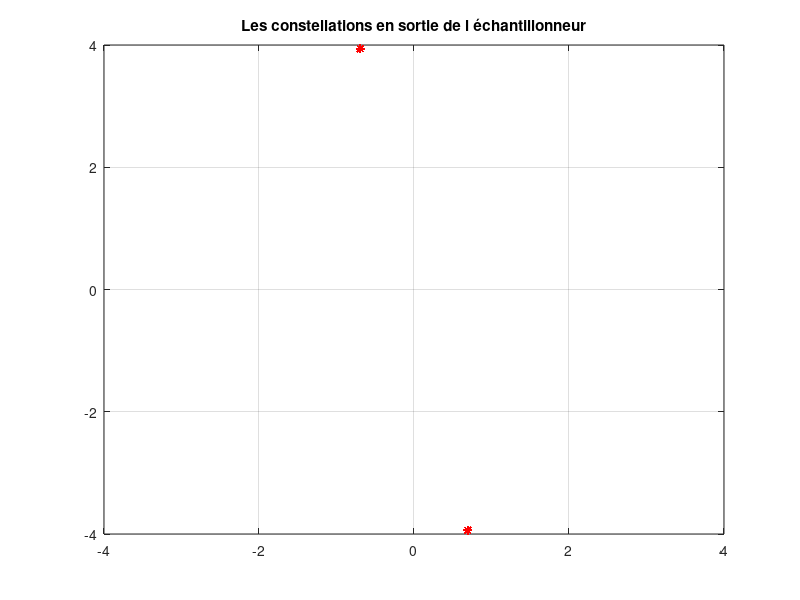

This chart was generated by the following MATLAB code: (Note: this script raises an error after producing the figure.)
%% Implantation de chaine passe-bas  ́equivalente `a la chaine de transmission sur porteuse
clear all 
close all

% Données 

% Fréquence d'echantillonnage
Fe = 24000; % Hz
Te = 1/Fe;



% nombre de symbole
M = 2; % ordre de modulation
nb_sym = log2(M);

% Débit binaire 
Rb = 6000; % bits/s

Tb = 1/Rb; 

% la durée symbole
Ts = nb_sym*Tb; 

% Facteur de suréchantillonage 
Ns = Ts/Te;



%% 

% Construction du signal modulé
% Signal a transmettre 
taille = 10000; %le nombre de bits qu'on ve transmettre
transmettre = randi(0:1,1,taille); %génére aléatoirement taille bits


% - Mapping : symboles binaires a moyenne nulle.
transmettre_1 = 2*transmettre; 
transmettre_1 = transmettre_1 -1; % les 1 deviennent des 1 et les 0 deviennent des -1 
mat = zeros(1,Ns); 
mat(1)= 1;  % [1 0 0 0 ...] 


% Codage par transition 
ak = transmettre_1;
ck = [ak(1)];
for i = 2:length(transmettre_1) 
    ck = [ck, ak(i)*ck(i-1)];
end

transmettre_peigne = kron(ck, mat ); % une forme de peigne 



% – Filtre de mise en forme rectangulaire de hauteur 1 et de duree  egale a la duree symbole.
porte = ones(1,Ns); % le filtre de mise en forme [ 1 1 1 ...] de taille Ns 
x = filter(porte,1,transmettre_peigne); %le peigne convolué avec le filtre de mise en forme 






%%  Ajout du Bruit 

%Signal a bruit par bit souhaité a l entrée du récepteur Eb/N0
dB = 9;
Eb_N0 = 10^(dB/10);

P_x = mean(abs(x).^2); % Puissance du Signal modulé en fréquence

P_b = (P_x*Ns)/(2*log2(M)*(Eb_N0)); % Puissance du bruit

sigma = sqrt(P_b);
bruit = sigma*randn(1,length(x));

signal_bruite = x + bruit;

x_recu = x;


% la phase porteuse 
phi = deg2rad(100); 
exp_phi = exp(1j*phi);

% erreur de phase 
x_phi = x_recu*exp_phi;


% filtre de reception 

x_choisi = x_phi;

x_chaine1_sortie = filter(porte,1,x_choisi);

% Echantillonnage aux instants optimaux
n0 = 4;
echantillon_chaine1 = x_chaine1_sortie(n0:Ns:end); 




% Les constellations en sortie du mapping et de l’échantillonneur
    figure(42);
    plot(real(echantillon_chaine1), imag(echantillon_chaine1), 'r*');
    axis([-4 4 -4 4]);
    grid on;
    title('Les constellations en sortie de l échantillonneur')
 

% Estimation de l'erreur de phase porteuse
zm = echantillon_chaine1;
phi_estime = 1/2*angle(sum(zm.^2));
phi_deg_estime = rad2deg(phi_estime);


   % Quand phi = 40 on trouve comme estimation : 40 
   % mais quand phi = 100 on trouve comme estimation -80° ( c'est +- pi donc
   % +/- 180° 
% Partie Reelle 
echantillon_chaine1 = echantillon_chaine1.*exp(-1i*phi_estime);

echantillon_chaine = real(echantillon_chaine1);

% Décodage 

ck_estime = echantillon_chaine;
ak_estime = [ck_estime(1)];

for i = 2: length(ck)
    ak_estime = [ak_estime ck_estime(i)*ck_estime(i-1)];
end 

%Signal en sortie, Decision
bits_sortie_chaine1 = ak_estime > 0; % Si c'est positif c'est un 1, si c'est négatif c'est un 0 

%Calcul taux d'erreur binaire
nb_bits_faux_chaine1 = sum(bits_sortie_chaine1 ~= transmettre );

taux_err_binaire_chaine1 = nb_bits_faux_chaine1/length(transmettre)
%% Comparaison des TEB avec et sans correction 

%% Tracé de TEB 

TEB_pratique_40_sans = [];
TEB_theorique_40_sans = [];
phi = deg2rad(40);
for db = 0:0.5:6
    Eb_N0 = 10^(db/10);
    P_x = mean(abs(x).^2); % Puissance du Signal modulé en fréquence
    P_b = (P_x*Ns)/(2*log2(M)*(Eb_N0)); % Puissance du bruit
    sigma = sqrt(P_b);
    bruit = sigma*randn(1,length(x)) + 1i*sigma*randn(1,length(x));
    % passage dans le canal
    x_bruite = x + bruit;




    % la phase porteuse 
 
exp_phi = exp(1j*phi);

% erreur de phase 
x_phi = x_bruite*exp_phi;


% filtre de reception 

x_choisi = x_phi;

x_chaine1_sortie = filter(porte,1,x_choisi);

% Echantillonnage aux instants optimaux
n0 = 4;
echantillon_chaine_TEB = x_chaine1_sortie(n0:Ns:end); 




% % Les constellations en sortie du mapping et de l’échantillonneur
%     figure();
%     plot(real(echantillon_chaine_TEB), imag(echantillon_chaine_TEB), 'r*');
%     axis([-16 16 -16 16]);
%     grid on;
%     title(['dB = ' num2str(db)]);


   
% Partie Reelle 
echantillon_chaine = real(echantillon_chaine_TEB); 

% Décodage 

ck_estime = echantillon_chaine;
ak_estime = [ck_estime(1)];

for i = 2: length(ck)
    ak_estime = [ak_estime ck_estime(i)*ck_estime(i-1)];
end 

%Signal en sortie, Decision
bits_sortie_chaine1 = ak_estime > 0; % Si c'est positif c'est un 1, si c'est négatif c'est un 0 


%Calcul taux d'erreur binaire
nb_bits_faux_chaine1 = sum(bits_sortie_chaine1 ~= transmettre );

taux_err_binaire_chaine1 = nb_bits_faux_chaine1/length(transmettre);

    TEB_bis = taux_err_binaire_chaine1;
    TEB_pratique_40_sans = [TEB_pratique_40_sans TEB_bis];
    Pb = qfunc(cos(phi)*sqrt(2*Eb_N0)); % calcul de la probabilité d'erreur de bit
    TEB_t = Pb;
    TEB_theorique_40_sans = [TEB_theorique_40_sans TEB_t];

end 




% Avec correction 

%% Tracé de TEB 

TEB_pratique_40_avec = [];
TEB_theorique_40_avec = [];
phi = deg2rad(40);
for db = 0:0.5:6
    Eb_N0 = 10^(db/10);
    P_x = mean(abs(x).^2); % Puissance du Signal modulé en fréquence
    P_b = (P_x*Ns)/(2*log2(M)*(Eb_N0)); % Puissance du bruit
    sigma = sqrt(P_b);
    bruit = sigma*randn(1,length(x)) + 1i*sigma*randn(1,length(x));
    % passage dans le canal
    x_bruite = x + bruit;




    % la phase porteuse 
 
exp_phi = exp(1j*phi);

% erreur de phase 
x_phi = x_bruite*exp_phi;


% filtre de reception 

x_choisi = x_phi;

x_chaine1_sortie = filter(porte,1,x_choisi);

% Echantillonnage aux instants optimaux
n0 = 4;
echantillon_chaine_TEB = x_chaine1_sortie(n0:Ns:end); 

zm = echantillon_chaine_TEB;
phi_estime = 1/2*angle(sum(zm.^2));
phi_deg_estime = rad2deg(phi_estime)


% % Les constellations en sortie du mapping et de l’échantillonneur
%     figure();
%     plot(real(echantillon_chaine_TEB), imag(echantillon_chaine_TEB), 'r*');
%     axis([-16 16 -16 16]);
%     grid on;
%     title(['dB = ' num2str(db)]);

% Correction 
echantillon_chaine_TEB = echantillon_chaine_TEB.*exp(-1i*phi_estime);



% Partie Reelle 
echantillon_chaine = real(echantillon_chaine_TEB); 

% Décodage 

ck_estime = echantillon_chaine;
ak_estime = [ck_estime(1)];

for i = 2: length(ck)
    ak_estime = [ak_estime ck_estime(i)*ck_estime(i-1)];
end 

%Signal en sortie, Decision
bits_sortie_chaine1 = ak_estime > 0; % Si c'est positif c'est un 1, si c'est négatif c'est un 0 


%Calcul taux d'erreur binaire
nb_bits_faux_chaine1 = sum(bits_sortie_chaine1 ~= transmettre );

taux_err_binaire_chaine1 = nb_bits_faux_chaine1/length(transmettre);

    TEB_bis = taux_err_binaire_chaine1;
    TEB_pratique_40_avec = [TEB_pratique_40_avec TEB_bis];
    Pb = qfunc(sqrt(2*Eb_N0)); % calcul de la probabilité d'erreur de bit
    TEB_t = Pb;
    TEB_theorique_40_avec = [TEB_theorique_40_avec TEB_t];

end 





%% Avec une erreur de phase de 100°


TEB_pratique_100_sans = [];
TEB_theorique_100_sans = [];
phi = deg2rad(100);
for db = 0:0.5:6
    Eb_N0 = 10^(db/10);
    P_x = mean(abs(x).^2); % Puissance du Signal modulé en fréquence
    P_b = (P_x*Ns)/(2*log2(M)*(Eb_N0)); % Puissance du bruit
    sigma = sqrt(P_b);
    bruit = sigma*randn(1,length(x)) + 1i*sigma*randn(1,length(x));
    % passage dans le canal
    x_bruite = x + bruit;




    % la phase porteuse 
 
exp_phi = exp(1j*phi);

% erreur de phase 
x_phi = x_bruite*exp_phi;


% filtre de reception 

x_choisi = x_phi;

x_chaine1_sortie = filter(porte,1,x_choisi);

% Echantillonnage aux instants optimaux
n0 = 4;
echantillon_chaine_TEB = x_chaine1_sortie(n0:Ns:end); 




% % Les constellations en sortie du mapping et de l’échantillonneur
%     figure();
%     plot(real(echantillon_chaine_TEB), imag(echantillon_chaine_TEB), 'r*');
%     axis([-16 16 -16 16]);
%     grid on;
%     title(['dB = ' num2str(db)]);


   
% Partie Reelle 
echantillon_chaine = real(echantillon_chaine_TEB); 

% Décodage 

ck_estime = echantillon_chaine;
ak_estime = [ck_estime(1)];

for i = 2: length(ck)
    ak_estime = [ak_estime ck_estime(i)*ck_estime(i-1)];
end 

%Signal en sortie, Decision
bits_sortie_chaine1 = ak_estime > 0; % Si c'est positif c'est un 1, si c'est négatif c'est un 0 

%Calcul taux d'erreur binaire
nb_bits_faux_chaine1 = sum(bits_sortie_chaine1 ~= transmettre );

taux_err_binaire_chaine1 = nb_bits_faux_chaine1/length(transmettre);

    TEB_bis = taux_err_binaire_chaine1;
    TEB_pratique_100_sans = [TEB_pratique_100_sans TEB_bis];
    Pb = qfunc(cos(phi)*sqrt(2*Eb_N0)); % calcul de la probabilité d'erreur de bit
    TEB_t = Pb;
    TEB_theorique_100_sans = [TEB_theorique_100_sans TEB_t];

end 



%% Tracé de TEB 

TEB_pratique_100_avec = [];
TEB_theorique_100_avec = [];
phi = deg2rad(100);
for db = 0:0.5:6
    Eb_N0 = 10^(db/10);
    P_x = mean(abs(x).^2); % Puissance du Signal modulé en fréquence
    P_b = (P_x*Ns)/(2*log2(M)*(Eb_N0)); % Puissance du bruit
    sigma = sqrt(P_b);
    bruit = sigma*randn(1,length(x)) + 1i*sigma*randn(1,length(x));
    % passage dans le canal
    x_bruite = x + bruit;




    % la phase porteuse 
 
exp_phi = exp(1j*phi);

% erreur de phase 
x_phi = x_bruite*exp_phi;


% filtre de reception 

x_choisi = x_phi;

x_chaine1_sortie = filter(porte,1,x_choisi);

% Echantillonnage aux instants optimaux
n0 = 4;
echantillon_chaine_TEB = x_chaine1_sortie(n0:Ns:end); 

zm = echantillon_chaine_TEB;
phi_estime = 1/2*angle(sum(zm.^2));
phi_deg_estime = rad2deg(phi_estime)


% % Les constellations en sortie du mapping et de l’échantillonneur
%     figure();
%     plot(real(echantillon_chaine_TEB), imag(echantillon_chaine_TEB), 'r*');
%     axis([-16 16 -16 16]);
%     grid on;
%     title(['dB = ' num2str(db)]);

% Correction 
echantillon_chaine_TEB = echantillon_chaine_TEB.*exp(-1i*phi_estime);

% Partie Reelle 
echantillon_chaine = real(echantillon_chaine_TEB); 

% Décodage 

ck_estime = echantillon_chaine;
ak_estime = [ck_estime(1)];

for i = 2: length(ck)
    ak_estime = [ak_estime ck_estime(i)*ck_estime(i-1)];
end 

%Signal en sortie, Decision
bits_sortie_chaine1 = ak_estime > 0; % Si c'est positif c'est un 1, si c'est négatif c'est un 0 

%Calcul taux d'erreur binaire
nb_bits_faux_chaine1 = sum(bits_sortie_chaine1 ~= transmettre );

taux_err_binaire_chaine1 = nb_bits_faux_chaine1/length(transmettre);

    TEB_bis = taux_err_binaire_chaine1;
    TEB_pratique_100_avec = [TEB_pratique_100_avec TEB_bis];
    Pb = qfunc(sqrt(2*Eb_N0)); % calcul de la probabilité d'erreur de bit
    TEB_t = Pb;
    TEB_theorique_100_avec = [TEB_theorique_100_avec TEB_t];

end 



%% Tracé
% TEB sans correction et sans codage  
TEB_p_40_sans_correction = load("TEB_p_40_sans_correction.mat");
TEB_p_40_sans_correction = struct2array(TEB_p_40_sans_correction);

TEB_t_40_sans_correction = load("TEB_t_40_sans_correction.mat");
TEB_t_40_sans_correction = struct2array(TEB_t_40_sans_correction);


TEB_p_100_sans_correction = load("TEB_p_100_sans_correction.mat");
TEB_p_100_sans_correction = struct2array(TEB_p_100_sans_correction);

TEB_t_100_sans_correction = load("TEB_t_100_sans_correction.mat");
TEB_t_100_sans_correction = struct2array(TEB_t_100_sans_correction);

% TEB avec correction mais sans codage 

TEB_p_40_avec_correction = load("TEB_p_40_avec_correction.mat");
TEB_p_40_avec_correction = struct2array(TEB_p_40_avec_correction);

TEB_t_40_avec_correction = load("TEB_t_40_avec_correction.mat");
TEB_t_40_avec_correction = struct2array(TEB_t_40_avec_correction);

TEB_p_100_avec_correction = load("TEB_p_100_avec_correction.mat");
TEB_p_100_avec_correction = struct2array(TEB_p_100_avec_correction);

TEB_t_100_avec_correction = load("TEB_t_100_avec_correction.mat");
TEB_t_100_avec_correction = struct2array(TEB_t_100_avec_correction);


%% phi = 40°

% Tracé TEB avec codage / sans correction / avec correction 
% TEB sans codage avec correction 


figure(52)
semilogy(0:0.5:6,TEB_pratique_40_avec);
hold on;
semilogy(0:0.5:6,2*TEB_theorique_40_avec,'g');
hold on;
semilogy(0:0.5:6,TEB_pratique_40_sans);
hold on;
semilogy(0:0.5:6,2*TEB_theorique_40_sans);
hold on;
semilogy(0:0.5:6,TEB_p_40_avec_correction,'r');
hold on;
semilogy(0:0.5:6,TEB_t_40_avec_correction,'r');
hold off
xlabel("E_b/N_0")
ylabel("TEB")
legend("TEB_{pratique/avec codage/avec correction}","TEB_{theorique/avec codage/avec correction}","TEB_{pratique/avec codage/sans correction}","TEB_{theorique/avec codage/sans correction}","TEB_{pratique/sans codage/avec correction}","TEB_{theorique/sans codage/avec correction}")
title("Comparaison des TEB avec correction et sans correction d'erreur de phase/ avec et sans codage ( phi = 40° )")

%% phi = 100°

% Tracé TEB avec codage / sans correction / avec correction 
% TEB sans codage avec correction 


figure(53)
semilogy(0:0.5:6,TEB_pratique_100_avec);
hold on;
semilogy(0:0.5:6,2*TEB_theorique_100_avec,'g');
hold on;
semilogy(0:0.5:6,TEB_pratique_100_sans);
hold on;
semilogy(0:0.5:6,2*TEB_theorique_100_sans);
hold on;
semilogy(0:0.5:6,TEB_p_100_avec_correction,'r');
hold on;
semilogy(0:0.5:6,TEB_t_100_avec_correction,'r');
hold off
xlabel("E_b/N_0")
ylabel("TEB")
legend("TEB_{pratique/avec codage/avec correction}","TEB_{theorique/avec codage/avec correction}","TEB_{pratique/avec codage/sans correction}","TEB_{theorique/avec codage/sans correction}","TEB_{pratique/sans codage/avec correction}","TEB_{theorique/sans codage/avec correction}")
title("Comparaison des TEB avec correction et sans correction d'erreur de phase/ avec et sans codage ( phi = 100° )")

% 


